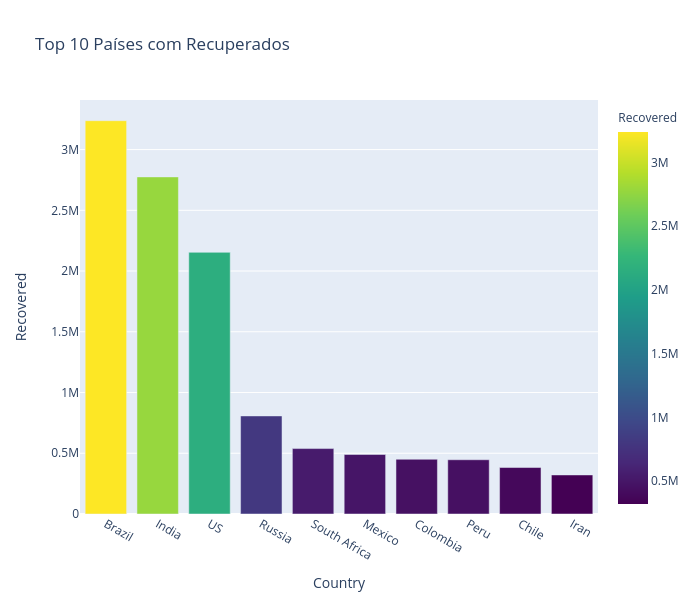

Here is the Python script that generated this plot:
import requests # Extrair dados da url .JSON
import pandas as pd
import matplotlib.pyplot as plt
import plotly.express as px
import numpy as np
import plotly
import plotly.graph_objects as go
from plotly.subplots import make_subplots
import datetime as dt # Auxilia os dados com data/hora

# Coletando dados
url_request = requests.get("https://services1.arcgis.com/0MSEUqKaxRlEPj5g/arcgis/rest/services/Coronavirus_2019_nCoV_Cases/FeatureServer/1/query?where=1%3D1&outFields=*&outSR=4326&f=json")
url_json = url_request.json()
df = pd.DataFrame(url_json['features'])

# Transformando dados
data_list = df['attributes'].tolist()
data = pd.DataFrame(data_list)
data.set_index('OBJECTID')
data = data[['Province_State','Country_Region','Last_Update','Lat','Long_','Confirmed','Recovered','Deaths','Active']]
data.columns = ('State','Country','Last Update','Lat','Long','Confirmed','Recovered','Deaths','Active')
data['State'].fillna(value = '', inplace = True)
data

# Convertendo o tempo atual
def convert_time(t):
    t = int(t)
    return dt.datetime.fromtimestamp(t)
data = data.dropna(subset = ['Last Update'])
data['Last Update'] = data['Last Update']/1000
data['Last Update'] = data['Last Update'].apply(convert_time)
data

# Top 10 Países com Recuperados
top10_recovered = pd.DataFrame(data.groupby('Country')['Recovered'].sum().nlargest(10).sort_values(ascending = False))
fig1 = px.bar(top10_recovered, x = top10_recovered.index, y = 'Recovered', height = 600, color = 'Recovered', orientation= 'v',
            title = 'Top 10 Países com Recuperados', color_continuous_scale = px.colors.sequential.Viridis)
fig1.show() # Plota os dados

# >>>>>>>>>>>>>>>>>>>>>>>>Síntaxe para criar o dataframe (Linha 35)<<<<<<<<<<<<<<<<<<<<<<<<<
# Nome da função = pd.DataFrame(data.groupby('Dados na Horizontal')['Dados na Vertical'].sum().nlargest(Quantidade) >>
# >> sort_values(ascending = False))
# ONDE:
# pd.DataFrame = DataFrame do tipo Panda
# data = df (Pacote de Dados original de início)
# data.groupby = usado para agrupar os dados, nesse caso ('Country')['Recovered']
# sum() = calcula a soma, nesse caso ele não calcula nada, porém faz parte da síntaxe
# nlargest(10) = usado para obter os maiores valores de um quadro de dados ou de uma série, nesse caso, os 10 maiores.
# sort_values(ascending = False) = Classifica por uma categoria de filtro

# >>>>>>>>>>>>>>>>>>>>>>>>Síntaxe para criar o gráfico (Linha 36)<<<<<<<<<<<<<<<<<<<<<<<<<
# Nome do Gráfico no código = tipo de gráfico(Nome da Função, eixo x = Nome da Função.index, eixo y = 'Dados', >>
# >> altura = 600, cor = Dados, orientação das barras = 'vertical' , título = 'Top 10 Países com casos confirmados'), >>
# >> Escala de cor contínua = cor desejada)
# ONDE:
# px.bar = Gráfico de barras
# x = Dados que estarão no eixo x, nesse caso, os dados top10_recovered
# y = Dados que estarão no eixo y, nesse caso, os dados 'Recovered'
# height = altura do gráfico
# color = cor do gráfico, caso necessário
# orientation = orientação das barras, v - vertical ou h - horizontal
# title = título do gráfico, caso necessário
# color_continuous_scale = escala de cor para os dados,  consultada em: https://plotly.com/python/builtin-colorscales/

# Fonte: https://medium.com/codex/covid-19-analysis-with-python-b898181ea627
